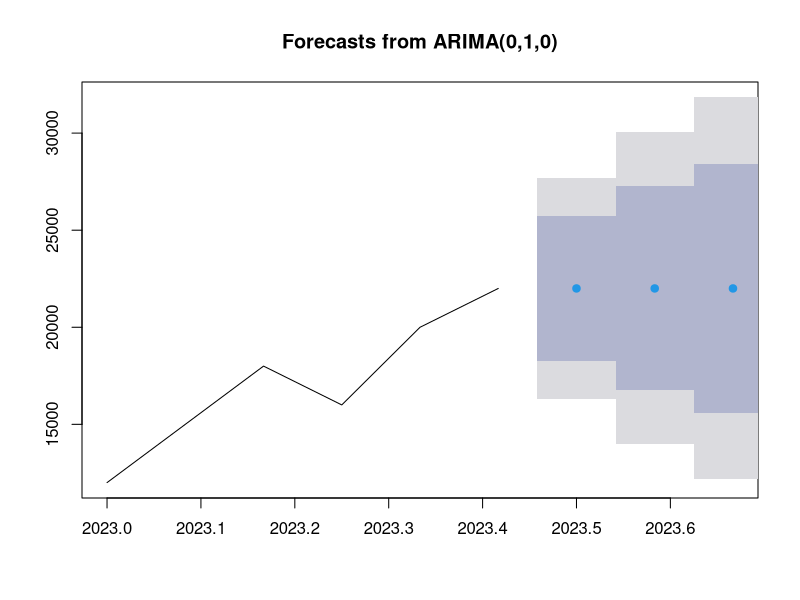

Write R code to recreate this figure.
# Load required libraries
library(forecast)

sales_data <- data.frame(
  Month = seq(as.Date("2023-01-01"), as.Date("2023-06-01"), by =
                "months"),
  Sales = c(12000, 15000, 18000, 16000, 20000, 22000)
)
# Convert to time series
sales_ts <- ts(sales_data$Sales, frequency =
                 12,start=c(2023,1)) 
print(sales_ts)

# Fit ARIMA model
arima_model <- auto.arima(sales_ts)

# Forecast sales for next 3 months
forecast_result <- forecast(arima_model, h = 3)

# Display forecast results
print(forecast_result)
plot(forecast_result)
